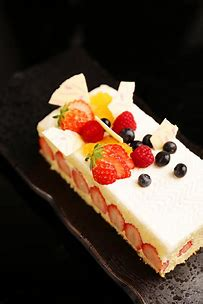
#> input picture robot-and-vision/resource/chapter6/1.jpg, 203 x 304 px
$ python demo11.py
#> lines starting #> are read from the running program, lines starting #| are printed output that depends on the picture
import cv2 as cv
import numpy as np
import sys
from matplotlib import pyplot as plt


def main():
    img = cv.imread("../../resource/chapter6/1.jpg", 0)
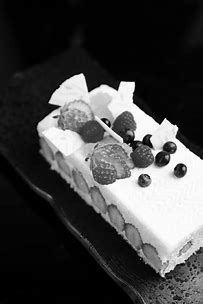
#> img: shape (304, 203); min 0, max 255, mean 67.8
    xy = xygray(img)
#> xy = 256 values, max 9533 at index 2, min 41 at index 159, mean 241.1

    x_rang = range(256)
    plt.plot(x_rang, xy, linewidth=2, c="black")
    y_maxValue = np.max(xy)
#> y_maxValue = 9533
    plt.axis([0, 255, 0, y_maxValue])
    plt.xlabel("gray Level")
    plt.ylabel("number of pixels")
    plt.show()
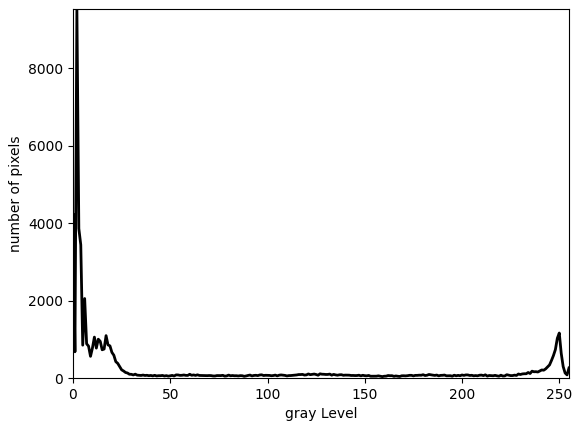
#> figure drawn by matplotlib, 1 panel; curve peaks at x = 2, y = 9533


def xygray(img):
    rows, cols = img.shape
    xy = np.zeros([256], np.uint64)
    for r in range(rows):
        for c in range(cols):
            xy[img[r][c]] += 1
    return xy


main()
